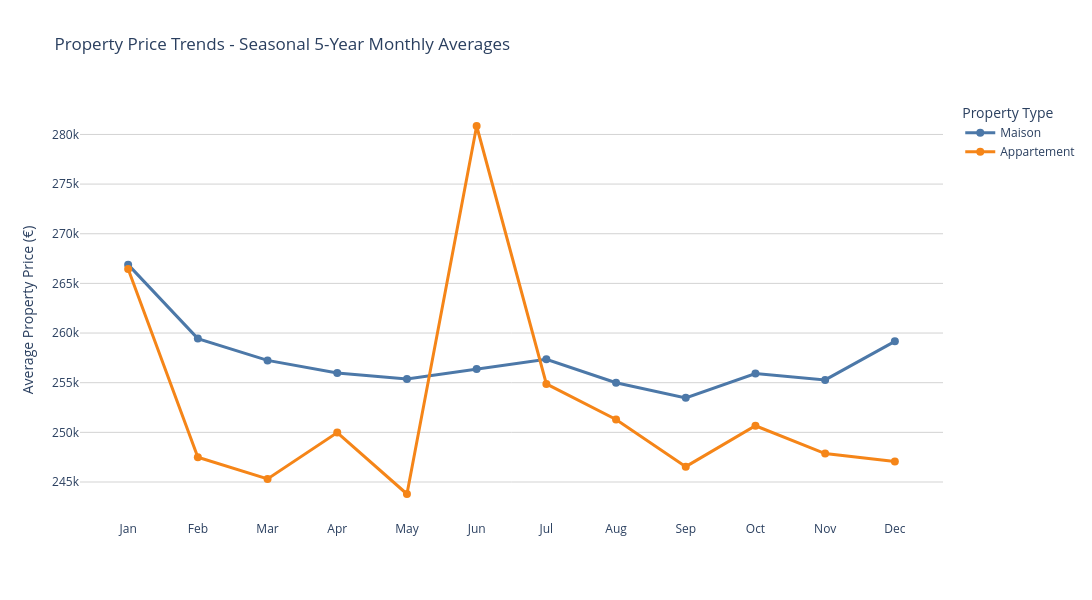

The cell this chart's notebook holds for it:
### Code cell
import pandas as pd
import plotly.graph_objects as go

# Load DVF dataset
df = pd.read_csv("../data/processed/ValeursFoncieres_all.csv")

# Convert date
df["Date mutation"] = pd.to_datetime(df["Date mutation"], errors="coerce")

# Keep relevant columns and drop missing
df = df.dropna(subset=["Valeur fonciere", "Type local"])

# Optional: remove extreme outliers
df = df[df["Valeur fonciere"] < 2_000_000]

# Filter only Maison & Appartement
df = df[df["Type local"].isin(["Maison", "Appartement"])]

# Extract month names and short names
full_to_short = {
    'January': 'Jan', 'February': 'Feb', 'March': 'Mar', 'April': 'Apr',
    'May': 'May', 'June': 'Jun', 'July': 'Jul', 'August': 'Aug',
    'September': 'Sep', 'October': 'Oct', 'November': 'Nov', 'December': 'Dec'
}
df['Month_Name'] = df['Date mutation'].dt.month_name()
df['Month_Short'] = df['Month_Name'].map(full_to_short)

# Define month order
month_order = ['Jan', 'Feb', 'Mar', 'Apr', 'May', 'Jun', 
               'Jul', 'Aug', 'Sep', 'Oct', 'Nov', 'Dec']

# Compute 5-year monthly averages per property type
monthly_data = {}
for prop_type in ["Maison", "Appartement"]:
    monthly_avg = df[df["Type local"] == prop_type].groupby("Month_Short")["Valeur fonciere"].mean().reset_index()
    monthly_avg['Month_Short'] = pd.Categorical(monthly_avg['Month_Short'], categories=month_order, ordered=True)
    monthly_avg = monthly_avg.sort_values("Month_Short")
    monthly_data[prop_type] = monthly_avg.set_index("Month_Short")["Valeur fonciere"]

# Combine into DataFrame
monthly_df = pd.DataFrame(monthly_data).reindex(month_order)

# Colors for the two types
colors = ['#4C78A8', '#F58518']  # Maison = blue, Appartement = orange

# Plotly figure
fig = go.Figure()
for i, prop_type in enumerate(["Maison", "Appartement"]):
    fig.add_trace(go.Scatter(
        x=monthly_df.index,
        y=monthly_df[prop_type],
        mode='lines+markers',
        name=prop_type,
        line=dict(color=colors[i], width=3),
        marker=dict(size=8),
        hovertemplate=f'<b>{prop_type}</b><br>Month: %{{x}}<br>Avg Price: €%{{y:,.0f}}<extra></extra>'
    ))

fig.update_layout(
    title='Property Price Trends - Seasonal 5-Year Monthly Averages',
    xaxis_title="",
    yaxis_title="Average Property Price (€)",
    hovermode='x unified',
    legend=dict(title="Property Type", yanchor="top", y=1.0, xanchor="left", x=1.02),
    width=1200,
    height=600,
    plot_bgcolor='white',
    font=dict(size=12)
)

fig.update_xaxes(tickangle=0)
fig.update_yaxes(gridcolor='lightgray')

fig.show()

# Optional: print monthly averages table
print("✅ Seasonal 5-Year Monthly Averages (Maison & Appartement):")
print(monthly_df.round(0))

### Figure 1 — Plotly figure (JSON) as saved in the notebook; plotly's stock layout.template omitted (floating-point values rounded to 4 significant figures)
{"data": [{"hovertemplate": "<b>Maison</b><br>Month: %{x}<br>Avg Price: €%{y:,.0f}<extra></extra>", "line": {"color": "#4C78A8", "width": 3}, "marker": {"size": 8}, "mode": "lines+markers", "name": "Maison", "type": "scatter", "x": ["Jan", "Feb", "Mar", "Apr", "May", "Jun", "Jul", "Aug", "Sep", "Oct", "Nov", "Dec"], "y": [266900.0, 259400.0, 257200.0, 256000.0, 255400.0, 256400.0, 257400.0, 255000.0, 253500.0, 255900.0, 255300.0, 259200.0]}, {"hovertemplate": "<b>Appartement</b><br>Month: %{x}<br>Avg Price: €%{y:,.0f}<extra></extra>", "line": {"color": "#F58518", "width": 3}, "marker": {"size": 8}, "mode": "lines+markers", "name": "Appartement", "type": "scatter", "x": ["Jan", "Feb", "Mar", "Apr", "May", "Jun", "Jul", "Aug", "Sep", "Oct", "Nov", "Dec"], "y": [266400.0, 247500.0, 245300.0, 250000.0, 243800.0, 280800.0, 254900.0, 251300.0, 246500.0, 250700.0, 247900.0, 247100.0]}], "layout": {"font": {"size": 12}, "height": 600, "hovermode": "x unified", "legend": {"title": {"text": "Property Type"}, "x": 1.02, "xanchor": "left", "y": 1, "yanchor": "top"}, "plot_bgcolor": "white", "title": {"text": "Property Price Trends - Seasonal 5-Year Monthly Averages"}, "width": 1200, "xaxis": {"tickangle": 0, "title": {"text": ""}}, "yaxis": {"gridcolor": "lightgray", "title": {"text": "Average Property Price (€)"}}}}
